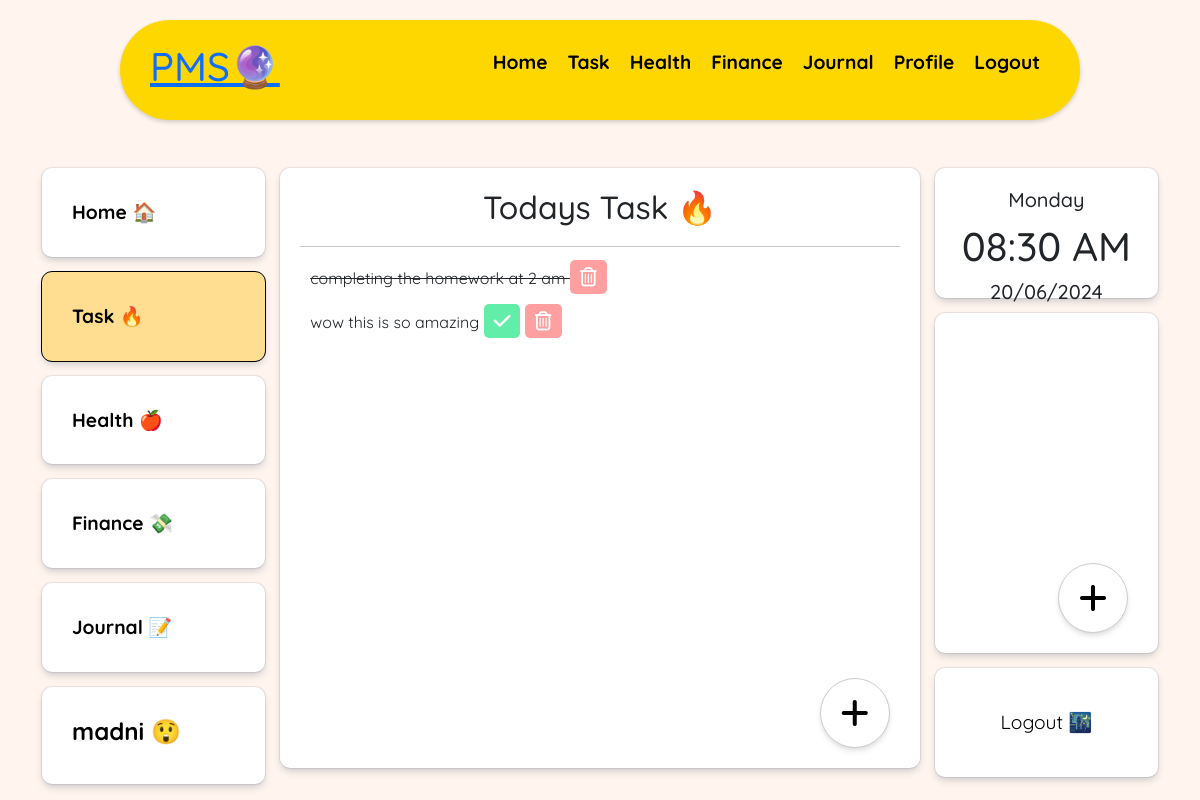
Page /?pg=task (signed in) on the committed database.
### tables this page shows
CREATE TABLE `users` (
  `id` int(50) NOT NULL,
  `username` varchar(100) NOT NULL,
  `email` varchar(100) NOT NULL,
  `password` varchar(100) NOT NULL,
  `emoji` varchar(100) NOT NULL
);

CREATE TABLE `todos` (
  `id` int(11) NOT NULL,
  `task` varchar(255) NOT NULL,
  `completed` tinyint(1) NOT NULL DEFAULT 0,
  `byuser` varchar(99) NOT NULL
);

### task.php (the view, shortened to what this page needs)
<div class="col2">
                    <div class="task" id="task">
                        <h2>Todays Task 🔥</h2>
                        <hr>
                                <ul>
                                <?php while($row = $result->fetch_assoc()): ?>
                                    <li <?php if($row['completed']) echo 'style="text-decoration: line-through;"'; ?>>
                                        <?php echo $row['task']; ?>
                                        <?php if(!$row['completed']): ?>
                                            <a  id="donebutton" href="?complete=<?php echo $row['id']; ?>">   <i class="fa-solid fa-check"></i></a>
                                        <?php endif; ?>
                                        <a id="deletebutton" href="?delete=<?php echo $row['id']; ?>" >  <i class="fa-regular fa-trash-can"></i> </a>
                                    </li>
                                <?php endwhile; ?>
                            </ul>
                            <button id="add" onclick="openPopup(taskpopup)"><i id="plusicon" class="fa-solid fa-plus"></i></button>
                    </div>
                </div>

### col1.php (shortened to what this page needs)
<?php
$financesql = "SELECT emoji FROM users WHERE username = '".$_SESSION['username']."'";
$financeresult = $con->query($financesql);
$emoji = $financeresult->fetch_assoc()['emoji'];
$pg = isset($_GET['pg']) ? $_GET['pg'] : '';
function isActive($page) {
    global $pg;
    return ($pg == $page) ? 'active' : '';
}
?>
<!DOCTYPE html>
<html lang="en">
<head>
</head>
<body>
<div class="col1">
                    <div class="page">
                            <a  href="?pg=dashboard" id="boxlink">
                                <div class="box <?php echo isActive('dashboard'); ?>"  >
                                Home 🏠
                                </div>
                            </a>
                            <a  href="?pg=task" id="boxlink">
                                <div class="box <?php echo isActive('task'); ?>"  >
                                Task 🔥
                                </div>
                            </a>
                            <a  href="?pg=health" id="boxlink">
                            <div class="box <?php echo isActive('health'); ?> "> Health 🍎</div>
                            </a>
                            <a href="?pg=finance" id="boxlink">
                            <div class="box  <?php echo isActive('finance'); ?>" > Finance 💸 </div>
                            </a>
                            <a href="?pg=journal" id="boxlink">
                            <div class="box <?php echo isActive('journal'); ?> ">  Journal 📝</div>
                            </a>
                        <div class="box <?php echo isActive('profile'); ?>">
                            <h4>
                            <a href="?pg=profile" id="boxlink">
                            <?php
                                 echo $_SESSION['username'] . " ". $emoji;
                                ?>
                            </h4>
                        </div>
                    </div>
                </div>
                </body>
</html>

### style.css (style rules this page uses)
* { margin: 0; padding: 0; box-sizing: border-box; }
html { margin: 0; padding: 0; }
body { background-color: #FFF5EE; }
.col2 { flex-basis: 60%; position: relative; }
.col1, .col3 { flex-basis: 20%; }
.box { padding:30px ; background-color: white; border-radius: 10px; margin-bottom: 15px; font-size: 1.2rem; transition: all 0.3s; box-shadow: rgba(9, 30, 66, 0.25) 0px 4px 8px -2px, rgba(9, 30, 66, 0.08) 0px 0px 0px 1px; }
#boxlink { text-decoration: none; color: black; font-weight: 700; }
.task { background-color: white; height: 600px; border-radius: 10px; padding: 20px; margin: 0px 15px; flex-basis: 60%; position: relative; overflow: overlay; box-shadow: rgba(9, 30, 66, 0.25) 0px 4px 8px -2px, rgba(9, 30, 66, 0.08) 0px 0px 0px 1px; }
.task h2 { text-align: center; margin-bottom: 20px; }
.task ul { list-style: none; padding: 0; margin: 10px; }
.task ul li { margin: 15px 0px; }
.task ul li a { color: black; font-size: 1.2rem; padding: 5px 10px; border-radius: 5px; margin-bottom: 10px; background-color: #f9f9f9; transition: 0.3s; }
#donebutton { background-color: #62EEA8; color: white; }
#deletebutton { background-color: #FF9F9F; color: white; }
#add { font-size: 2rem; position: absolute; bottom: 20; right: 30; border-radius: 90%; background-color: white; outline: none; color: black; border: 1px solid #ccc; height:70px; width: 70px; box-shadow: rgba(0, 0, 0, 0.1) 0px 4px 6px -1px, rgba(0, 0, 0, 0.06) 0px 2px 4px -1px; }
.active { background-color: #ffde91; cursor: pointer; outline: 1px solid black; }

### rows in the picture
users: emoji "😲"
todos: task "completing the homework at 2 am"
todos: task "wow this is so amazing"

### other values in the picture
$_SESSION['username'] "madni"
